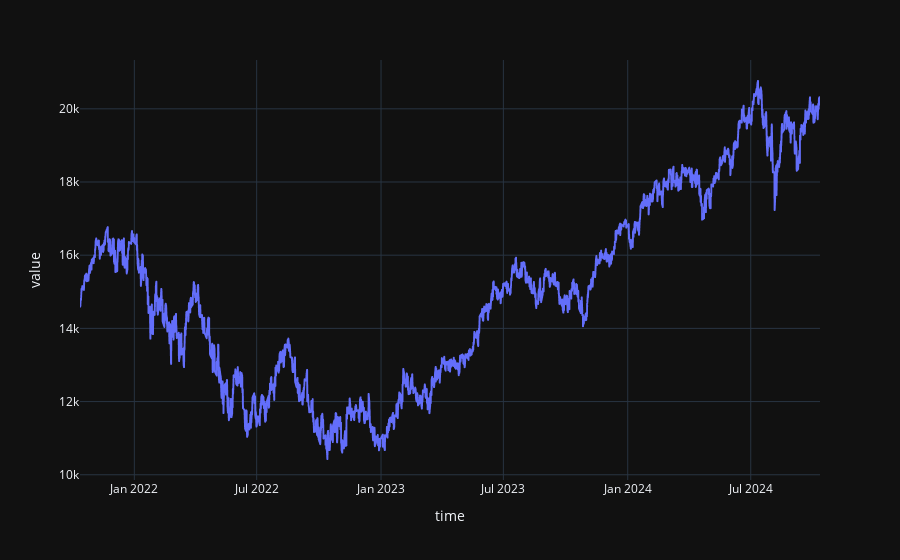

The cell this chart's notebook holds for it:
### Code cell
mt5.initialize()
ohlc_h1 = get_ohlc_history(symbol, mt5.TIMEFRAME_H1, start_dt, end_dt)
ohlc_h1['date'] = ohlc_h1['time'].dt.date

ohlc_max_values = ohlc_h1.sort_values(['date', 'high'], ascending=[True, False])[['time', 'date', 'high']]
ohlc_max_values2 = ohlc_max_values.groupby('date').first()
ohlc_max_values2['type'] = 'high'
ohlc_max_values2 = ohlc_max_values2.rename(columns={'high': 'value'})

ohlc_min_values = ohlc_h1.sort_values(['date', 'low'], ascending=[True, True])[['time', 'date', 'low']]
ohlc_min_values2 = ohlc_min_values.groupby('date').first()
ohlc_min_values2['type'] = 'low'
ohlc_min_values2 = ohlc_min_values2.rename(columns={'low': 'value'})

display(ohlc_max_values2)
display(ohlc_min_values2)

min_max_df = pd.concat([ohlc_max_values2, ohlc_min_values2])
min_max_df = min_max_df.sort_values('time')
display(min_max_df)

px.line(min_max_df, x='time', y='value')

### Figure 1 — Plotly figure (JSON) as saved in the notebook; plotly's stock layout.template omitted (floating-point values rounded to 4 significant figures; data arrays with more than 128 entries replaced by an {"elided": "..."} marker saying what was removed)
{"data": [{"hovertemplate": "time=%{x}<br>value=%{y}<extra></extra>", "legendgroup": "", "line": {"color": "#636efa", "dash": "solid"}, "marker": {"symbol": "circle"}, "mode": "lines", "name": "", "showlegend": false, "x": {"elided": "1554 str values"}, "xaxis": "x", "y": {"elided": "1554 float values"}, "yaxis": "y", "type": "scattergl"}], "layout": {"xaxis": {"anchor": "y", "domain": [0.0, 1.0], "title": {"text": "time"}}, "yaxis": {"anchor": "x", "domain": [0.0, 1.0], "title": {"text": "value"}}, "legend": {"tracegroupgap": 0}, "margin": {"t": 60}}}
